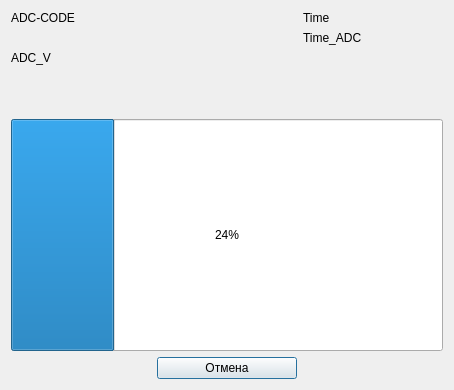
<?xml version="1.0" encoding="UTF-8"?>
<ui version="4.0">
 <class>TestCom</class>
 <widget class="QDialog" name="TestCom">
  <property name="geometry">
   <rect>
    <x>0</x>
    <y>0</y>
    <width>454</width>
    <height>390</height>
   </rect>
  </property>
  <property name="windowTitle">
   <string>Dialog</string>
  </property>
  <layout class="QGridLayout" name="gridLayout">
   <item row="0" column="0">
    <widget class="QLabel" name="label">
     <property name="text">
      <string>ADC-CODE</string>
     </property>
    </widget>
   </item>
   <item row="0" column="2">
    <widget class="QLabel" name="label_4">
     <property name="text">
      <string>Time</string>
     </property>
    </widget>
   </item>
   <item row="1" column="2">
    <widget class="QLabel" name="label_5">
     <property name="text">
      <string>Time_ADC</string>
     </property>
    </widget>
   </item>
   <item row="2" column="0">
    <widget class="QLabel" name="label_2">
     <property name="text">
      <string>ADC_V</string>
     </property>
    </widget>
   </item>
   <item row="3" column="0">
    <widget class="QLabel" name="label_3">
     <property name="text">
      <string>&lt;ADC_V&gt;</string>
     </property>
    </widget>
   </item>
   <item row="4" column="1" colspan="2">
    <widget class="QLabel" name="label_6">
     <property name="font">
      <font>
       <pointsize>14</pointsize>
       <weight>75</weight>
       <bold>true</bold>
      </font>
     </property>
     <property name="text">
      <string/>
     </property>
    </widget>
   </item>
   <item row="5" column="0" colspan="3">
    <widget class="QProgressBar" name="progressBar">
     <property name="sizePolicy">
      <sizepolicy hsizetype="Expanding" vsizetype="Expanding">
       <horstretch>0</horstretch>
       <verstretch>0</verstretch>
      </sizepolicy>
     </property>
     <property name="value">
      <number>24</number>
     </property>
    </widget>
   </item>
   <item row="6" column="1">
    <widget class="QPushButton" name="pushButton">
     <property name="text">
      <string>Отмена</string>
     </property>
    </widget>
   </item>
  </layout>
 </widget>
 <resources/>
 <connections/>
</ui>
